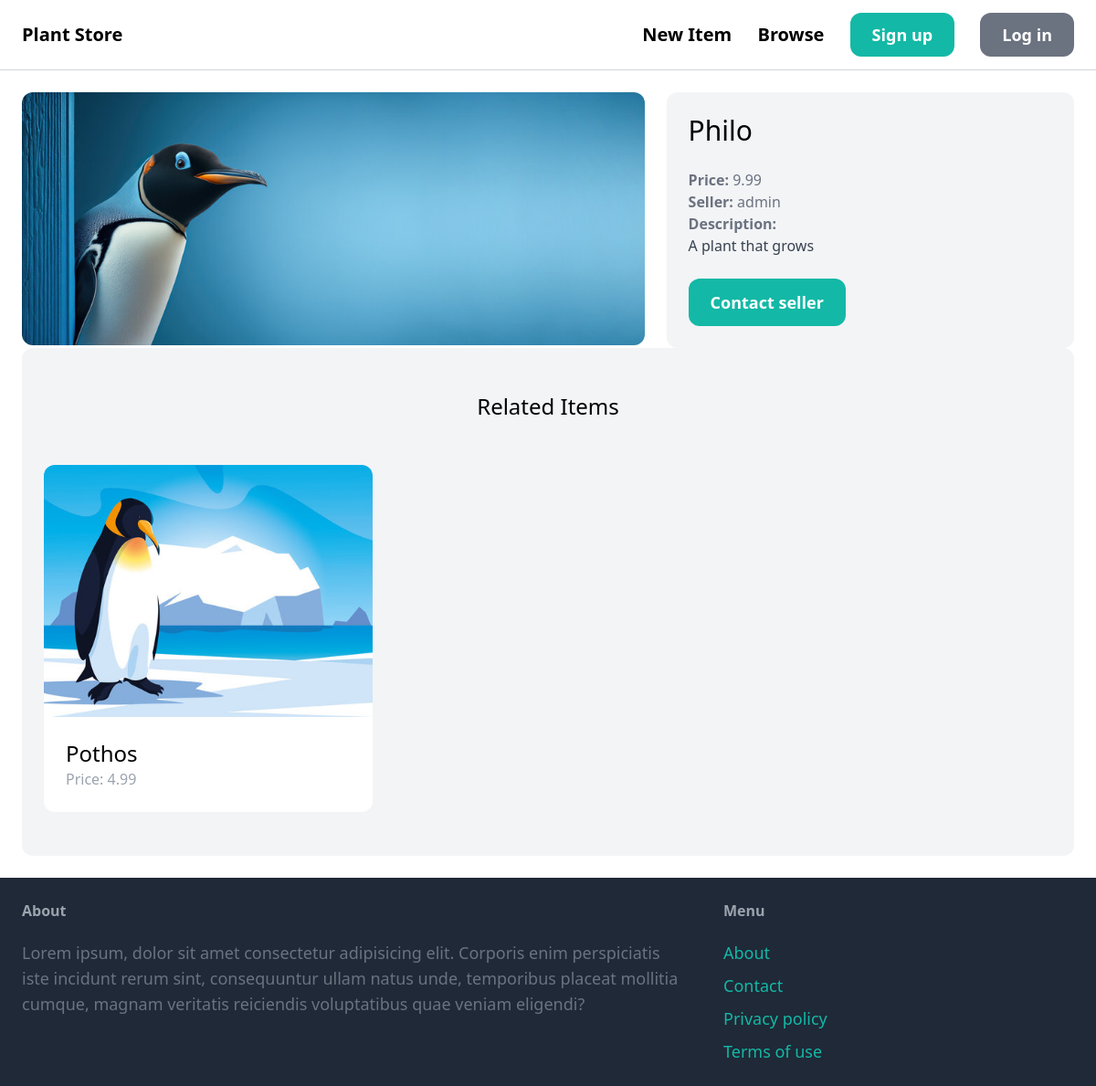
Page /items/1/ on the committed database.
### item/models.py (models this page shows, shortened)
class Item(models.Model):
    name = models.CharField(max_length=255)
    description = models.TextField(blank = True, null = True)
    price = models.FloatField()
    image = models.ImageField(upload_to='item_images', blank=True, null=True)
    is_sold = models.BooleanField(default=False)
    created_at = models.DateTimeField(auto_now_add=True)
    category = models.ForeignKey(Category, related_name='items', on_delete=models.CASCADE )
    created_by = models.ForeignKey(User, related_name='items', on_delete=models.CASCADE )
    class Meta:
        ordering = ('name',)

### item/views.py (the view)
# urls.py: path('<int:pk>/', views.detail, name='detail'),
def detail(request, pk):
    item = get_object_or_404(Item, pk=pk)
    related_items = Item.objects.filter(category=item.category, is_sold=False).exclude(pk=pk)[0:3]
    return render(request, 'item/detail.html', {
        'item': item,
        'related_items': related_items
    })

### item/templates/item/detail.html (shortened to what this page needs)
{% extends 'core/base.html' %}
{% block content %}
<div class="grid grid-cols-5 gap-6" >
    <div class="col-span-3 ">
        <img src="{{ item.image.url }}" alt="{{item.name}} image" class="rounded-xl">
    </div>
    <div class="col-span-2 p-6 bg-gray-100 rounded-xl" >
        <h1 class="mb-6 text-3xl" >{{ item.name }}</h1>
        <p class="text-gray-500" ><strong>Price: </strong>{{ item.price }}</p>
        <p class="text-gray-500" ><strong>Seller: </strong>{{ item.created_by.username }}</p>
        {% if item.description %}
            <p class="text-gray-700" >
                <strong class="text-gray-500" >Description: </strong> <br>
                {{ item.description }}
            </p>
        {% endif %}
        {% if request.user == item.created_by %}
            <div class="mt-6 p-6 bg-white rounded-xl">
                <p>This is your item!</p>
                <a href="{% url 'item:edit' item.id %}" class="inline-block mt-6 px-6 py-3 text-lg font-semibold bg-blue-500 text-white rounded-xl hover:bg-blue-700">Edit</a>
                <a href="{% url 'item:delete' item.id %}" class="inline-block mt-6 px-6 py-3 text-lg font-semibold bg-red-500 text-white rounded-xl hover:bg-red-700">Delete</a>
            </div>
        {% else %}
            <a href="{% url 'conversation:new' item.id %}" class="inline-block mt-6 px-6 py-3 text-lg font-semibold bg-teal-500 text-white rounded-xl hover:bg-teal-700" >Contact seller</a>
        {% endif %}
    </div>
</div>
<div class="mt- px-6 py-12 bg-gray-100 rounded-xl" >
    <h2 class="mb-12 text-2xl text-center " >Related Items</h2>
    <div class="grid grid-cols-3 gap-3" >
        {% for item in related_items %}
            <div  >
                <a href="{% url 'item:detail' item.id %}">
                    <div>
                        <img src="{{ item.image.url }}" alt="{{ item.name }} image" class="rounded-t-xl">
                    </div>
                    <div class="p-6 bg-white rounded-b-xl" >
                        <h2 class="text-2xl" >{{ item.name }}</h2>
                        <p class="text-gray-400" >Price: {{ item.price }}</p>
                    </div>
                </a>
            </div>
        {% endfor %}
    </div>
</div>
{% endblock %}

### rows in the picture
Item: image (picture), name "Philo", price "9.99", created_by.username "admin", description "A plant that grows"
Item: image (picture), name "Pothos", price "4.99"
